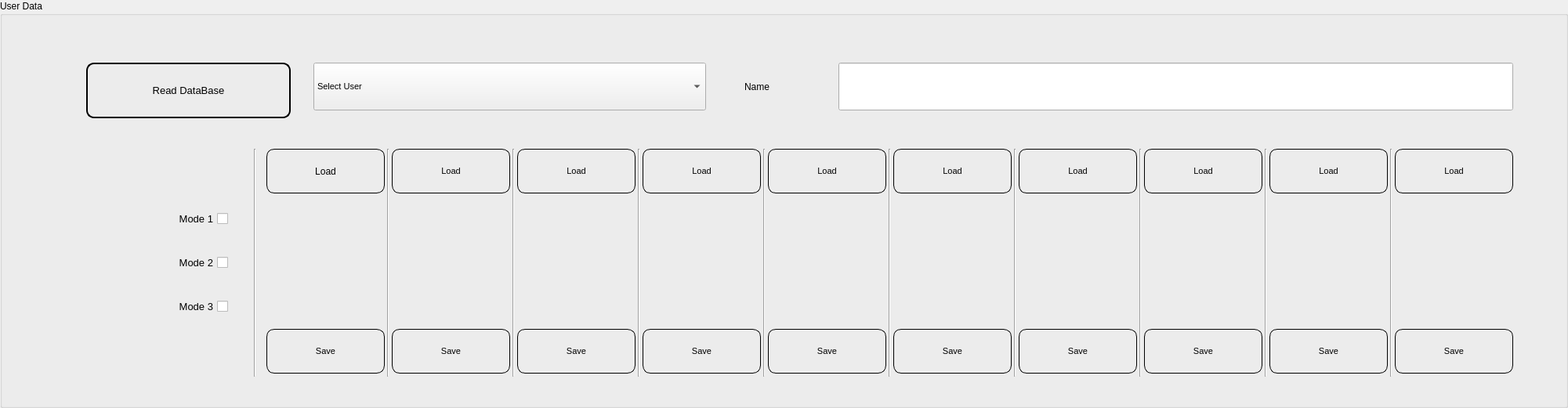
       <widget class="QGroupBox" name="groupBox">
        <property name="geometry">
         <rect>
          <x>80</x>
          <y>720</y>
          <width>2001</width>
          <height>521</height>
         </rect>
        </property>
        <property name="title">
         <string>User Data</string>
        </property>
        <widget class="QPushButton" name="tact_pButton_ld_walkingslow">
         <property name="geometry">
          <rect>
           <x>660</x>
           <y>190</y>
           <width>151</width>
           <height>57</height>
          </rect>
         </property>
         <property name="font">
          <font>
           <pointsize>8</pointsize>
          </font>
         </property>
         <property name="styleSheet">
          <string notr="true">border-style:outset;
border-width:1px;
border-color:black;
border-radius:10px</string>
         </property>
         <property name="text">
          <string>Load</string>
         </property>
         <property name="icon">
          <iconset>
           <normaloff>../pictures/load_Icon.png</normaloff>../pictures/load_Icon.png</iconset>
         </property>
        </widget>
        <widget class="QPushButton" name="tact_pButton_ld_walkinguneven">
         <property name="geometry">
          <rect>
           <x>980</x>
           <y>190</y>
           <width>151</width>
           <height>57</height>
          </rect>
         </property>
         <property name="font">
          <font>
           <pointsize>8</pointsize>
          </font>
         </property>
         <property name="styleSheet">
          <string notr="true">border-style:outset;
border-width:1px;
border-color:black;
border-radius:10px</string>
         </property>
         <property name="text">
          <string>Load</string>
         </property>
         <property name="icon">
          <iconset>
           <normaloff>../pictures/load_Icon.png</normaloff>../pictures/load_Icon.png</iconset>
         </property>
        </widget>
        <widget class="Line" name="line_34">
         <property name="geometry">
          <rect>
           <x>800</x>
           <y>190</y>
           <width>31</width>
           <height>291</height>
          </rect>
         </property>
         <property name="orientation">
          <enum>Qt::Vertical</enum>
         </property>
        </widget>
        <widget class="QPushButton" name="tact_pButton_sv_walkinguneven">
         <property name="geometry">
          <rect>
           <x>980</x>
           <y>420</y>
           <width>151</width>
           <height>57</height>
          </rect>
         </property>
         <property name="font">
          <font>
           <pointsize>8</pointsize>
          </font>
         </property>
         <property name="styleSheet">
          <string notr="true">border-style:outset;
border-width:1px;
border-color:black;
border-radius:10px</string>
         </property>
         <property name="text">
          <string>Save</string>
         </property>
         <property name="icon">
          <iconset>
           <normaloff>../pictures/save1_icon.png</normaloff>../pictures/save1_icon.png</iconset>
         </property>
        </widget>
        <widget class="Line" name="line_40">
         <property name="geometry">
          <rect>
           <x>640</x>
           <y>190</y>
           <width>31</width>
           <height>291</height>
          </rect>
         </property>
         <property name="orientation">
          <enum>Qt::Vertical</enum>
         </property>
        </widget>
        <widget class="QPushButton" name="tact_pButton_sv_sitting">
         <property name="geometry">
          <rect>
           <x>340</x>
           <y>420</y>
           <width>151</width>
           <height>57</height>
          </rect>
         </property>
         <property name="font">
          <font>
           <pointsize>8</pointsize>
          </font>
         </property>
         <property name="styleSheet">
          <string notr="true">border-style:outset;
border-width:1px;
border-color:black;
border-radius:10px</string>
         </property>
         <property name="text">
          <string>Save</string>
         </property>
         <property name="icon">
          <iconset>
           <normaloff>../pictures/save1_icon.png</normaloff>../pictures/save1_icon.png</iconset>
         </property>
        </widget>
        <widget class="QLabel" name="tact_lab_ascendingramp">
         <property name="geometry">
          <rect>
           <x>1320</x>
           <y>260</y>
           <width>121</width>
           <height>141</height>
          </rect>
         </property>
         <property name="sizePolicy">
          <sizepolicy hsizetype="Ignored" vsizetype="Ignored">
           <horstretch>0</horstretch>
           <verstretch>0</verstretch>
          </sizepolicy>
         </property>
         <property name="text">
          <string/>
         </property>
         <property name="pixmap">
          <pixmap>../pictures/AscendingRamp_Icon.png</pixmap>
         </property>
         <property name="scaledContents">
          <bool>true</bool>
         </property>
        </widget>
        <widget class="QPushButton" name="tact_pButton_sv_standing">
         <property name="geometry">
          <rect>
           <x>500</x>
           <y>420</y>
           <width>151</width>
           <height>57</height>
          </rect>
         </property>
         <property name="font">
          <font>
           <pointsize>8</pointsize>
          </font>
         </property>
         <property name="styleSheet">
          <string notr="true">border-style:outset;
border-width:1px;
border-color:black;
border-radius:10px</string>
         </property>
         <property name="text">
          <string>Save</string>
         </property>
         <property name="icon">
          <iconset>
           <normaloff>../pictures/save1_icon.png</normaloff>../pictures/save1_icon.png</iconset>
         </property>
        </widget>
        <widget class="QPushButton" name="tact_pButton_ld_sitting">
         <property name="geometry">
          <rect>
           <x>340</x>
           <y>190</y>
           <width>151</width>
           <height>57</height>
          </rect>
         </property>
         <property name="styleSheet">
          <string notr="true">border-style:outset;
border-width:1px;
border-color:black;
border-radius:10px</string>
         </property>
         <property name="text">
          <string>Load</string>
         </property>
         <property name="icon">
          <iconset>
           <normaloff>../pictures/load_Icon.png</normaloff>../pictures/load_Icon.png</iconset>
         </property>
        </widget>
        <widget class="QLabel" name="tact_lab_walkingslow">
         <property name="geometry">
          <rect>
           <x>690</x>
           <y>260</y>
           <width>91</width>
           <height>141</height>
          </rect>
         </property>
         <property name="sizePolicy">
          <sizepolicy hsizetype="Ignored" vsizetype="Ignored">
           <horstretch>0</horstretch>
           <verstretch>0</verstretch>
          </sizepolicy>
         </property>
         <property name="text">
          <string/>
         </property>
         <property name="pixmap">
          <pixmap>../pictures/WalkingSlow_Icon.png</pixmap>
         </property>
         <property name="scaledContents">
          <bool>true</bool>
         </property>
        </widget>
        <widget class="QPushButton" name="tact_pButton_ld_standing">
         <property name="geometry">
          <rect>
           <x>500</x>
           <y>190</y>
           <width>151</width>
           <height>57</height>
          </rect>
         </property>
         <property name="font">
          <font>
           <pointsize>8</pointsize>
          </font>
         </property>
         <property name="styleSheet">
          <string notr="true">border-style:outset;
border-width:1px;
border-color:black;
border-radius:10px</string>
         </property>
         <property name="text">
          <string>Load</string>
         </property>
         <property name="icon">
          <iconset>
           <normaloff>../pictures/load_Icon.png</normaloff>../pictures/load_Icon.png</iconset>
         </property>
        </widget>
        <widget class="Line" name="line_36">
         <property name="geometry">
          <rect>
           <x>960</x>
           <y>190</y>
           <width>31</width>
           <height>291</height>
          </rect>
         </property>
         <property name="orientation">
          <enum>Qt::Vertical</enum>
         </property>
        </widget>
        <widget class="QPushButton" name="tact_pButton_sv_descendingstair">
         <property name="geometry">
          <rect>
           <x>1780</x>
           <y>420</y>
           <width>151</width>
           <height>57</height>
          </rect>
         </property>
         <property name="font">
          <font>
           <pointsize>8</pointsize>
          </font>
         </property>
         <property name="styleSheet">
          <string notr="true">border-style:outset;
border-width:1px;
border-color:black;
border-radius:10px</string>
         </property>
         <property name="text">
          <string>Save</string>
         </property>
         <property name="icon">
          <iconset>
           <normaloff>../pictures/save1_icon.png</normaloff>../pictures/save1_icon.png</iconset>
         </property>
        </widget>
        <widget class="QPushButton" name="tact_pButton_sv_walkingcircle">
         <property name="geometry">
          <rect>
           <x>1140</x>
           <y>420</y>
           <width>151</width>
           <height>57</height>
          </rect>
         </property>
         <property name="font">
          <font>
           <pointsize>8</pointsize>
          </font>
         </property>
         <property name="styleSheet">
          <string notr="true">border-style:outset;
border-width:1px;
border-color:black;
border-radius:10px</string>
         </property>
         <property name="text">
          <string>Save</string>
         </property>
         <property name="icon">
          <iconset>
           <normaloff>../pictures/save1_icon.png</normaloff>../pictures/save1_icon.png</iconset>
         </property>
        </widget>
        <widget class="Line" name="line_38">
         <property name="geometry">
          <rect>
           <x>1120</x>
           <y>190</y>
           <width>31</width>
           <height>291</height>
          </rect>
         </property>
         <property name="orientation">
          <enum>Qt::Vertical</enum>
         </property>
        </widget>
        <widget class="Line" name="line_42">
         <property name="geometry">
          <rect>
           <x>1760</x>
           <y>190</y>
           <width>31</width>
           <height>291</height>
          </rect>
         </property>
         <property name="orientation">
          <enum>Qt::Vertical</enum>
         </property>
        </widget>
        <widget class="QPushButton" name="tact_pButton_sv_ascendingramp">
         <property name="geometry">
          <rect>
           <x>1300</x>
           <y>420</y>
           <width>151</width>
           <height>57</height>
          </rect>
         </property>
         <property name="font">
          <font>
           <pointsize>8</pointsize>
          </font>
         </property>
         <property name="styleSheet">
          <string notr="true">border-style:outset;
border-width:1px;
border-color:black;
border-radius:10px</string>
         </property>
         <property name="text">
          <string>Save</string>
         </property>
         <property name="icon">
          <iconset>
           <normaloff>../pictures/save1_icon.png</normaloff>../pictures/save1_icon.png</iconset>
         </property>
        </widget>
        <widget class="QPushButton" name="tact_pButton_sv_ascendingstair">
         <property name="geometry">
          <rect>
           <x>1620</x>
           <y>420</y>
           <width>151</width>
           <height>57</height>
          </rect>
         </property>
         <property name="font">
          <font>
           <pointsize>8</pointsize>
          </font>
         </property>
         <property name="styleSheet">
          <string notr="true">border-style:outset;
border-width:1px;
border-color:black;
border-radius:10px</string>
         </property>
         <property name="text">
          <string>Save</string>
         </property>
         <property name="icon">
          <iconset>
           <normaloff>../pictures/save1_icon.png</normaloff>../pictures/save1_icon.png</iconset>
         </property>
        </widget>
        <widget class="QPushButton" name="tact_pButton_sv_descendingramp">
         <property name="geometry">
          <rect>
           <x>1460</x>
           <y>420</y>
           <width>151</width>
           <height>57</height>
          </rect>
         </property>
         <property name="font">
          <font>
           <pointsize>8</pointsize>
          </font>
         </property>
         <property name="styleSheet">
          <string notr="true">border-style:outset;
border-width:1px;
border-color:black;
border-radius:10px</string>
         </property>
         <property name="text">
          <string>Save</string>
         </property>
         <property name="icon">
          <iconset>
           <normaloff>../pictures/save1_icon.png</normaloff>../pictures/save1_icon.png</iconset>
         </property>
        </widget>
        <widget class="QLabel" name="tact_lab_ascendingstair">
         <property name="geometry">
          <rect>
           <x>1640</x>
           <y>270</y>
           <width>121</width>
           <height>141</height>
          </rect>
         </property>
         <property name="sizePolicy">
          <sizepolicy hsizetype="Ignored" vsizetype="Ignored">
           <horstretch>0</horstretch>
           <verstretch>0</verstretch>
          </sizepolicy>
         </property>
         <property name="text">
          <string/>
         </property>
         <property name="pixmap">
          <pixmap>../pictures/AscendingStair_Icon.png</pixmap>
         </property>
         <property name="scaledContents">
          <bool>true</bool>
         </property>
        </widget>
        <widget class="QPushButton" name="tact_pButton_read">
         <property name="geometry">
          <rect>
           <x>110</x>
           <y>80</y>
           <width>261</width>
           <height>71</height>
          </rect>
         </property>
         <property name="font">
          <font>
           <pointsize>10</pointsize>
           <weight>50</weight>
           <italic>false</italic>
           <bold>false</bold>
          </font>
         </property>
         <property name="styleSheet">
          <string notr="true">border-style:outset;
border-width:2px;
border-color:black;
border-radius:10px</string>
         </property>
         <property name="text">
          <string>Read DataBase</string>
         </property>
        </widget>
        <widget class="QLabel" name="tact_lab_descendingstair">
         <property name="geometry">
          <rect>
           <x>1800</x>
           <y>260</y>
           <width>121</width>
           <height>141</height>
          </rect>
         </property>
         <property name="sizePolicy">
          <sizepolicy hsizetype="Ignored" vsizetype="Ignored">
           <horstretch>0</horstretch>
           <verstretch>0</verstretch>
          </sizepolicy>
         </property>
         <property name="text">
          <string/>
         </property>
         <property name="pixmap">
          <pixmap>../pictures/DescendingStair_Icon.png</pixmap>
         </property>
         <property name="scaledContents">
          <bool>true</bool>
         </property>
        </widget>
        <widget class="QPushButton" name="tact_pButton_ld_ascendingstair">
         <property name="geometry">
          <rect>
           <x>1620</x>
           <y>190</y>
           <width>151</width>
           <height>57</height>
          </rect>
         </property>
         <property name="font">
          <font>
           <pointsize>8</pointsize>
          </font>
         </property>
         <property name="styleSheet">
          <string notr="true">border-style:outset;
border-width:1px;
border-color:black;
border-radius:10px</string>
         </property>
         <property name="text">
          <string>Load</string>
         </property>
         <property name="icon">
          <iconset>
           <normaloff>../pictures/load_Icon.png</normaloff>../pictures/load_Icon.png</iconset>
         </property>
        </widget>
        <widget class="Line" name="line_43">
         <property name="geometry">
          <rect>
           <x>310</x>
           <y>190</y>
           <width>31</width>
           <height>291</height>
          </rect>
         </property>
         <property name="orientation">
          <enum>Qt::Vertical</enum>
         </property>
        </widget>
        <widget class="QPushButton" name="tact_pButton_ld_descendingramp">
         <property name="geometry">
          <rect>
           <x>1460</x>
           <y>190</y>
           <width>151</width>
           <height>57</height>
          </rect>
         </property>
         <property name="font">
          <font>
           <pointsize>8</pointsize>
          </font>
         </property>
         <property name="styleSheet">
          <string notr="true">border-style:outset;
border-width:1px;
border-color:black;
border-radius:10px</string>
         </property>
         <property name="text">
          <string>Load</string>
         </property>
         <property name="icon">
          <iconset>
           <normaloff>../pictures/load_Icon.png</normaloff>../pictures/load_Icon.png</iconset>
         </property>
        </widget>
        <widget class="QPushButton" name="tact_pButton_ld_descendingstair">
         <property name="geometry">
          <rect>
           <x>1780</x>
           <y>190</y>
           <width>151</width>
           <height>57</height>
          </rect>
         </property>
         <property name="font">
          <font>
           <pointsize>8</pointsize>
          </font>
         </property>
         <property name="styleSheet">
          <string notr="true">border-style:outset;
border-width:1px;
border-color:black;
border-radius:10px</string>
         </property>
         <property name="text">
          <string>Load</string>
         </property>
         <property name="icon">
          <iconset>
           <normaloff>../pictures/load_Icon.png</normaloff>../pictures/load_Icon.png</iconset>
         </property>
        </widget>
        <widget class="Line" name="line_39">
         <property name="geometry">
          <rect>
           <x>1280</x>
           <y>190</y>
           <width>31</width>
           <height>291</height>
          </rect>
         </property>
         <property name="orientation">
          <enum>Qt::Vertical</enum>
         </property>
        </widget>
        <widget class="QLabel" name="tact_lab_descendingramp">
         <property name="geometry">
          <rect>
           <x>1480</x>
           <y>260</y>
           <width>121</width>
           <height>141</height>
          </rect>
         </property>
         <property name="sizePolicy">
          <sizepolicy hsizetype="Ignored" vsizetype="Ignored">
           <horstretch>0</horstretch>
           <verstretch>0</verstretch>
          </sizepolicy>
         </property>
         <property name="text">
          <string/>
         </property>
         <property name="pixmap">
          <pixmap>../pictures/DescendingRamp_Icon.png</pixmap>
         </property>
         <property name="scaledContents">
          <bool>true</bool>
         </property>
        </widget>
        <widget class="QComboBox" name="tact_cBox_Users">
         <property name="geometry">
          <rect>
           <x>400</x>
           <y>80</y>
           <width>501</width>
           <height>61</height>
          </rect>
         </property>
         <property name="font">
          <font>
           <pointsize>8</pointsize>
          </font>
         </property>
         <item>
          <property name="text">
           <string>Select User</string>
          </property>
         </item>
         <item>
          <property name="text">
           <string/>
          </property>
         </item>
        </widget>
        <widget class="QLabel" name="tact_lab_walkinguneven">
         <property name="geometry">
          <rect>
           <x>1000</x>
           <y>260</y>
           <width>121</width>
           <height>141</height>
          </rect>
         </property>
         <property name="sizePolicy">
          <sizepolicy hsizetype="Ignored" vsizetype="Ignored">
           <horstretch>0</horstretch>
           <verstretch>0</verstretch>
          </sizepolicy>
         </property>
         <property name="text">
          <string/>
         </property>
         <property name="pixmap">
          <pixmap>../pictures/WalkingUneven_Icon.png</pixmap>
         </property>
         <property name="scaledContents">
          <bool>true</bool>
         </property>
        </widget>
        <widget class="QLineEdit" name="tact_lEdit_name">
         <property name="geometry">
          <rect>
           <x>1070</x>
           <y>80</y>
           <width>861</width>
           <height>61</height>
          </rect>
         </property>
        </widget>
        <widget class="QPushButton" name="tact_pButton_sv_walkingslow">
         <property name="geometry">
          <rect>
           <x>660</x>
           <y>420</y>
           <width>151</width>
           <height>57</height>
          </rect>
         </property>
         <property name="font">
          <font>
           <pointsize>8</pointsize>
          </font>
         </property>
         <property name="styleSheet">
          <string notr="true">border-style:outset;
border-width:1px;
border-color:black;
border-radius:10px</string>
         </property>
         <property name="text">
          <string>Save</string>
         </property>
         <property name="icon">
          <iconset>
           <normaloff>../pictures/save1_icon.png</normaloff>../pictures/save1_icon.png</iconset>
         </property>
        </widget>
        <widget class="QLabel" name="tact_label_name">
         <property name="geometry">
          <rect>
           <x>950</x>
           <y>80</y>
           <width>121</width>
           <height>61</height>
          </rect>
         </property>
         <property name="text">
          <string>Name</string>
         </property>
        </widget>
        <widget class="QLabel" name="tact_lab_standing">
         <property name="geometry">
          <rect>
           <x>550</x>
           <y>260</y>
           <width>61</width>
           <height>141</height>
          </rect>
         </property>
         <property name="sizePolicy">
          <sizepolicy hsizetype="Ignored" vsizetype="Ignored">
           <horstretch>0</horstretch>
           <verstretch>0</verstretch>
          </sizepolicy>
         </property>
         <property name="text">
          <string/>
         </property>
         <property name="pixmap">
          <pixmap>../pictures/Standing_Icon.png</pixmap>
         </property>
         <property name="scaledContents">
          <bool>true</bool>
         </property>
        </widget>
        <widget class="QLabel" name="tact_lab_walkingfast">
         <property name="geometry">
          <rect>
           <x>830</x>
           <y>260</y>
           <width>121</width>
           <height>141</height>
          </rect>
         </property>
         <property name="sizePolicy">
          <sizepolicy hsizetype="Ignored" vsizetype="Ignored">
           <horstretch>0</horstretch>
           <verstretch>0</verstretch>
          </sizepolicy>
         </property>
         <property name="text">
          <string/>
         </property>
         <property name="pixmap">
          <pixmap>../pictures/WalkingFast_icon.png</pixmap>
         </property>
         <property name="scaledContents">
          <bool>true</bool>
         </property>
        </widget>
        <widget class="Line" name="line_41">
         <property name="geometry">
          <rect>
           <x>1600</x>
           <y>190</y>
           <width>31</width>
           <height>291</height>
          </rect>
         </property>
         <property name="orientation">
          <enum>Qt::Vertical</enum>
         </property>
        </widget>
        <widget class="Line" name="line_35">
         <property name="geometry">
          <rect>
           <x>480</x>
           <y>190</y>
           <width>31</width>
           <height>291</height>
          </rect>
         </property>
         <property name="orientation">
          <enum>Qt::Vertical</enum>
         </property>
        </widget>
        <widget class="QPushButton" name="tact_pButton_ld_walkingfast">
         <property name="geometry">
          <rect>
           <x>820</x>
           <y>190</y>
           <width>151</width>
           <height>57</height>
          </rect>
         </property>
         <property name="font">
          <font>
           <pointsize>8</pointsize>
          </font>
         </property>
         <property name="styleSheet">
          <string notr="true">border-style:outset;
border-width:1px;
border-color:black;
border-radius:10px</string>
         </property>
         <property name="text">
          <string>Load</string>
         </property>
         <property name="icon">
          <iconset>
           <normaloff>../pictures/load_Icon.png</normaloff>../pictures/load_Icon.png</iconset>
         </property>
        </widget>
        <widget class="QLabel" name="tact_lab_walkingcircle">
         <property name="geometry">
          <rect>
           <x>1160</x>
           <y>260</y>
           <width>121</width>
           <height>141</height>
          </rect>
         </property>
         <property name="sizePolicy">
          <sizepolicy hsizetype="Ignored" vsizetype="Ignored">
           <horstretch>0</horstretch>
           <verstretch>0</verstretch>
          </sizepolicy>
         </property>
         <property name="text">
          <string/>
         </property>
         <property name="pixmap">
          <pixmap>../pictures/WalkingCircles_Icon.png</pixmap>
         </property>
         <property name="scaledContents">
          <bool>true</bool>
         </property>
        </widget>
        <widget class="QPushButton" name="tact_pButton_sv_walkingfast">
         <property name="geometry">
          <rect>
           <x>820</x>
           <y>420</y>
           <width>151</width>
           <height>57</height>
          </rect>
         </property>
         <property name="font">
          <font>
           <pointsize>8</pointsize>
          </font>
         </property>
         <property name="styleSheet">
          <string notr="true">border-style:outset;
border-width:1px;
border-color:black;
border-radius:10px</string>
         </property>
         <property name="text">
          <string>Save</string>
         </property>
         <property name="icon">
          <iconset>
           <normaloff>../pictures/save1_icon.png</normaloff>../pictures/save1_icon.png</iconset>
         </property>
        </widget>
        <widget class="QLabel" name="tact_lab_sitting">
         <property name="geometry">
          <rect>
           <x>380</x>
           <y>260</y>
           <width>91</width>
           <height>141</height>
          </rect>
         </property>
         <property name="sizePolicy">
          <sizepolicy hsizetype="Ignored" vsizetype="Ignored">
           <horstretch>0</horstretch>
           <verstretch>0</verstretch>
          </sizepolicy>
         </property>
         <property name="frameShape">
          <enum>QFrame::NoFrame</enum>
         </property>
         <property name="frameShadow">
          <enum>QFrame::Plain</enum>
         </property>
         <property name="lineWidth">
          <number>1</number>
         </property>
         <property name="midLineWidth">
          <number>1</number>
         </property>
         <property name="text">
          <string/>
         </property>
         <property name="pixmap">
          <pixmap>../pictures/sitting_Icom.png</pixmap>
         </property>
         <property name="scaledContents">
          <bool>true</bool>
         </property>
        </widget>
        <widget class="Line" name="line_37">
         <property name="geometry">
          <rect>
           <x>1440</x>
           <y>190</y>
           <width>31</width>
           <height>291</height>
          </rect>
         </property>
         <property name="orientation">
          <enum>Qt::Vertical</enum>
         </property>
        </widget>
        <widget class="QPushButton" name="tact_pButton_ld_ascendingramp">
         <property name="geometry">
          <rect>
           <x>1300</x>
           <y>190</y>
           <width>151</width>
           <height>57</height>
          </rect>
         </property>
         <property name="font">
          <font>
           <pointsize>8</pointsize>
          </font>
         </property>
         <property name="styleSheet">
          <string notr="true">border-style:outset;
border-width:1px;
border-color:black;
border-radius:10px</string>
         </property>
         <property name="text">
          <string>Load</string>
         </property>
         <property name="icon">
          <iconset>
           <normaloff>../pictures/load_Icon.png</normaloff>../pictures/load_Icon.png</iconset>
         </property>
        </widget>
        <widget class="QPushButton" name="tact_pButton_ld_walkingcircle">
         <property name="geometry">
          <rect>
           <x>1140</x>
           <y>190</y>
           <width>151</width>
           <height>57</height>
          </rect>
         </property>
         <property name="font">
          <font>
           <pointsize>8</pointsize>
          </font>
         </property>
         <property name="styleSheet">
          <string notr="true">border-style:outset;
border-width:1px;
border-color:black;
border-radius:10px</string>
         </property>
         <property name="text">
          <string>Load</string>
         </property>
         <property name="icon">
          <iconset>
           <normaloff>../pictures/load_Icon.png</normaloff>../pictures/load_Icon.png</iconset>
         </property>
        </widget>
        <widget class="QWidget" name="layoutWidget">
         <property name="geometry">
          <rect>
           <x>90</x>
           <y>240</y>
           <width>201</width>
           <height>191</height>
          </rect>
         </property>
         <layout class="QVBoxLayout" name="verticalLayout_2">
          <item>
           <widget class="QCheckBox" name="tact_cbox_mode1">
            <property name="font">
             <font>
              <pointsize>10</pointsize>
             </font>
            </property>
            <property name="layoutDirection">
             <enum>Qt::RightToLeft</enum>
            </property>
            <property name="autoFillBackground">
             <bool>false</bool>
            </property>
            <property name="text">
             <string>Mode 1</string>
            </property>
           </widget>
          </item>
          <item>
           <widget class="QCheckBox" name="tact_cbox_mode2">
            <property name="font">
             <font>
              <pointsize>10</pointsize>
             </font>
            </property>
            <property name="layoutDirection">
             <enum>Qt::RightToLeft</enum>
            </property>
            <property name="text">
             <string>Mode 2</string>
            </property>
           </widget>
          </item>
          <item>
           <widget class="QCheckBox" name="tact_cbox_mode3">
            <property name="font">
             <font>
              <pointsize>10</pointsize>
             </font>
            </property>
            <property name="layoutDirection">
             <enum>Qt::RightToLeft</enum>
            </property>
            <property name="text">
             <string>Mode 3</string>
            </property>
           </widget>
          </item>
         </layout>
        </widget>
       </widget>
